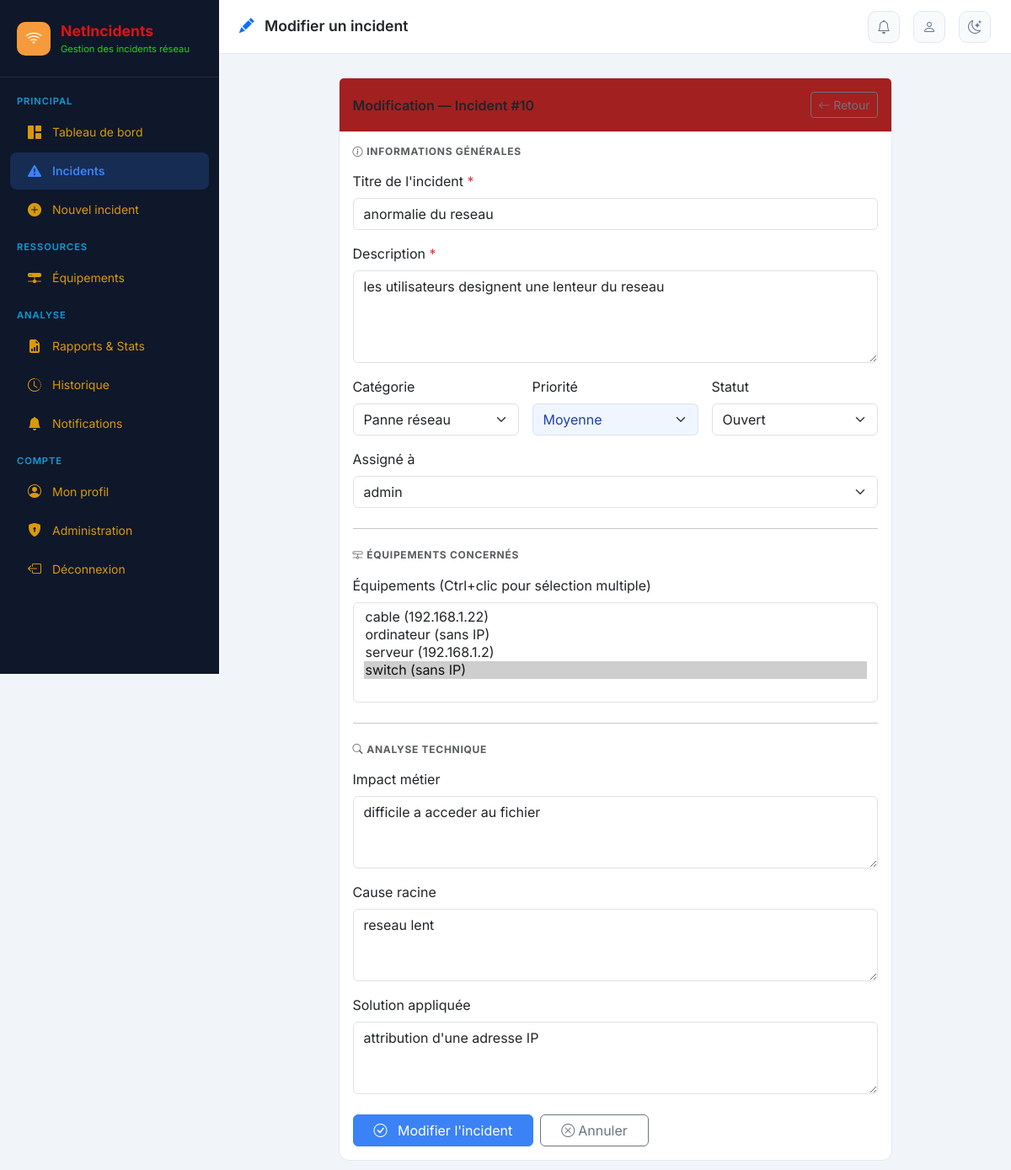
Page /incidents/10/modifier/ (signed in) on the committed database.
### incidents/models.py (models this page shows, shortened)
class Incident(models.Model):
    PRIORITE = [
        ('critique', 'Critique'),
        ('haute', 'Haute'),
        ('moyenne', 'Moyenne'),
        ('basse', 'Basse'),
    ]
    STATUT = [
        ('ouvert', 'Ouvert'),
        ('en_cours', 'En cours'),
        ('resolu', 'Résolu'),
        ('ferme', 'Fermé'),
    ]
    CATEGORIE = [
        ('panne_reseau', 'Panne réseau'),
        ('lenteur', 'Lenteur / Dégradation'),
        ('securite', 'Incident de sécurité'),
        ('configuration', 'Erreur de configuration'),
        ('materiel', 'Défaillance matérielle'),
        ('logiciel', 'Incident logiciel'),
        ('connectivite', 'Perte de connectivité'),
        ('autre', 'Autre'),
    ]
    titre = models.CharField(max_length=200, verbose_name="Titre")
    description = models.TextField(verbose_name="Description")
    categorie = models.CharField(max_length=30, choices=CATEGORIE, default='autre', verbose_name="Catégorie")
    priorite = models.CharField(max_length=20, choices=PRIORITE, default='moyenne', verbose_name="Priorité")
    statut = models.CharField(max_length=20, choices=STATUT, default='ouvert', verbose_name="Statut")
    equipements = models.ManyToManyField(Equipement, blank=True, verbose_name="Équipements concernés")
    date_creation = models.DateTimeField(auto_now_add=True, verbose_name="Date de création")
    date_modification = models.DateTimeField(auto_now=True, verbose_name="Dernière modification")
    date_resolution = models.DateTimeField(null=True, blank=True, verbose_name="Date de résolution")
    date_fermeture = models.DateTimeField(null=True, blank=True, verbose_name="Date de fermeture")
    cree_par = models.ForeignKey(
        User, on_delete=models.SET_NULL, null=True,
        related_name='incidents_crees', verbose_name="Créé par"
    )
    assigne_a = models.ForeignKey(
        User, on_delete=models.SET_NULL, null=True, blank=True,
        related_name='incidents_assignes', verbose_name="Assigné à"
    )
    impact = models.TextField(blank=True, verbose_name="Impact métier")
    cause_racine = models.TextField(blank=True, verbose_name="Cause racine")
    solution_appliquee = models.TextField(blank=True, verbose_name="Solution appliquée")
    class Meta:
        verbose_name = "Incident"
        verbose_name_plural = "Incidents"
        ordering = ['-date_creation']

### incidents/views.py (the view)
# urls.py: path('incidents/<int:pk>/modifier/', views.modifier_incident, name='modifier_incident'),
@login_required
def modifier_incident(request, pk):
    incident = get_object_or_404(Incident, pk=pk)
    ancien_statut = incident.statut
    if request.method == 'POST':
        form = IncidentForm(request.POST, instance=incident)
        if form.is_valid():
            incident = form.save(commit=False)
            nouveau_statut = form.cleaned_data['statut']
            if ancien_statut != nouveau_statut:
                if nouveau_statut == 'resolu':
                    incident.date_resolution = timezone.now()
                elif nouveau_statut == 'ferme':
                    incident.date_fermeture = timezone.now()
                HistoriqueStatut.objects.create(
                    incident=incident,
                    ancien_statut=ancien_statut,
                    nouveau_statut=nouveau_statut,
                    modifie_par=request.user,
                )
                if incident.cree_par and incident.cree_par != request.user:
                    Notification.objects.create(
                        utilisateur=incident.cree_par,
                        incident=incident,
                        message=f'Incident #{incident.id} : statut changé en "{nouveau_statut}"'
                    )
            incident.save()
            form.save_m2m()
            messages.success(request, f'Incident #{incident.id} modifié avec succès.')
            return redirect('detail_incident', pk=incident.pk)
    else:
        form = IncidentForm(instance=incident)
    nb_notifs = Notification.objects.filter(utilisateur=request.user, lue=False).count()
    return render(request, 'incidents/form_incident.html', {
        'form': form, 'action': 'Modifier', 'incident': incident, 'nb_notifs': nb_notifs
    })

### incidents/models.py (called while the page is built)
    def __str__(self):
        return f"{self.nom} ({self.adresse_ip or 'sans IP'})"

### incidents/templates/incidents/form_incident.html (shortened to what this page needs)
{% extends 'incidents/base.html' %}
{% block page_title %}
  <i class="bi bi-{% if action == 'Créer' %}plus-circle-fill text-success{% else %}pencil-fill text-primary{% endif %} me-2"></i>
  {{ action }} un incident
{% endblock %}
{% block content %}
<div class="row justify-content-center">
  <div class="col-lg-9">
    <div class="card">
      <div class="card-header py-3 d-flex justify-content-between align-items-center">
        <span>{% if action == 'Créer' %}Nouveau ticket d'incident{% else %}Modification — Incident #{{ incident.id }}{% endif %}</span>
        <a href="{% url 'liste_incidents' %}" class="btn btn-sm btn-outline-secondary">
          <i class="bi bi-arrow-left me-1"></i>Retour
        </a>
      </div>
      <div class="card-body">
        <form method="post" id="formIncident">
          <h6 class="fw-bold text-muted text-uppercase mb-3" style="font-size:.75rem;letter-spacing:.06em">
            <i class="bi bi-info-circle me-1"></i>Informations générales
          </h6>
          <div class="mb-3">
            <label class="form-label fw-500">Titre de l'incident <span class="text-danger">*</span></label>
            {{ form.titre }}
          </div>
          <div class="mb-3">
            <label class="form-label fw-500">Description <span class="text-danger">*</span></label>
            {{ form.description }}
          </div>
          <div class="row g-3 mb-3">
            <div class="col-md-4">
              <label class="form-label fw-500">Catégorie</label>
              {{ form.categorie }}
            </div>
            <div class="col-md-4">
              <label class="form-label fw-500">Priorité</label>
              {{ form.priorite }}
            </div>
            <div class="col-md-4">
              <label class="form-label fw-500">Statut</label>
              {{ form.statut }}
            </div>
          </div>
          <div class="mb-3">
            <label class="form-label fw-500">Assigné à</label>
            {{ form.assigne_a }}
          </div>
          <hr class="my-4">
          <h6 class="fw-bold text-muted text-uppercase mb-3" style="font-size:.75rem;letter-spacing:.06em">
            <i class="bi bi-hdd-network me-1"></i>Équipements concernés
          </h6>
          <div class="mb-3">
            <label class="form-label fw-500">Équipements (Ctrl+clic pour sélection multiple)</label>
            {{ form.equipements }}
          </div>
          <hr class="my-4">
          <h6 class="fw-bold text-muted text-uppercase mb-3" style="font-size:.75rem;letter-spacing:.06em">
            <i class="bi bi-search me-1"></i>Analyse technique
          </h6>
          <div class="mb-3">
            <label class="form-label fw-500">Impact métier</label>
            {{ form.impact }}
          </div>
          <div class="mb-3">
            <label class="form-label fw-500">Cause racine</label>
            {{ form.cause_racine }}
          </div>
          <div class="mb-3">
            <label class="form-label fw-500">Solution appliquée</label>
            {{ form.solution_appliquee }}
          </div>
          <div class="d-flex gap-2 mt-4">
            <button type="submit" class="btn btn-primary px-4">
              <i class="bi bi-{% if action == 'Créer' %}plus-circle{% else %}check-circle{% endif %} me-2"></i>
              {{ action }} l'incident
            </button>
            <a href="{% if incident %}{% url 'detail_incident' incident.pk %}{% else %}{% url 'liste_incidents' %}{% endif %}"
               class="btn btn-outline-secondary px-4">
              <i class="bi bi-x-circle me-1"></i>Annuler
            </a>
          </div>
        </form>
      </div>
    </div>
  </div>
</div>
{% endblock %}

### incidents/templates/incidents/base.html (style rules this page uses)
:root { --sidebar-width: 260px; --sidebar-bg: #0f172a; --sidebar-text: #94a3b8; --sidebar-active: #3b82f6; --topbar-h: 64px; --accent: #3b82f6; --accent-dark: #1d4ed8; }
* { font-family: 'Inter', sans-serif; }
body { background: #f1f5f9; min-height: 100vh; }
.card { border: 1px solid #e2e8f0; border-radius: 12px; box-shadow: none; }
.card-header { background: #a32020; border-bottom: 1px solid #e2e8f0; font-weight: 600; }
.btn-primary { background: var(--accent); border-color: var(--accent); }

### rows in the picture
Incident: id "10", titre "anormalie du reseau", description "les utilisateurs designent une lenteur du reseau", categorie "Panne réseau", priorite "Moyenne", statut "Ouvert", assigne_a "admin", impact "difficile a acceder au fichier", cause_racine "reseau lent", solution_appliquee "attribution d'une adresse IP"

### other values in the picture
{{ action }} "Modifier"
